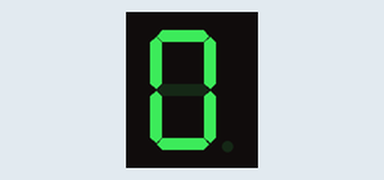
Simulated run of this sketch. Board: Arduino Uno, built with avr-gcc and run on an emulated ATmega328P. Parts: 1-digit seven-segment display. Wiring (inferred from the names in the program): 1-digit 7-segment display, segments lit when HIGH: segments pin 2, pin 3, pin 4, pin 5, pin 6, pin 8, pin 7. The segment pins are drawn as the display they are named for.

Above: at 0.1 s.
At 1.1 s:
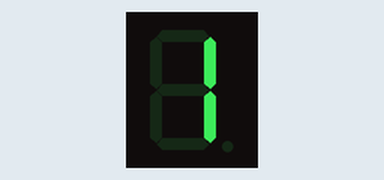
At 2.1 s:
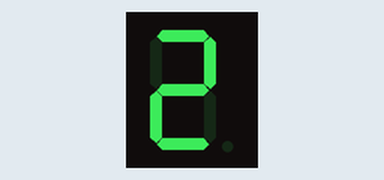
At 4.1 s:
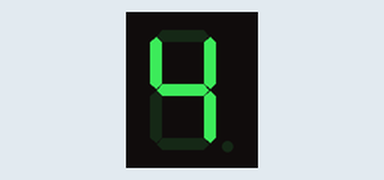
At 6.1 s:
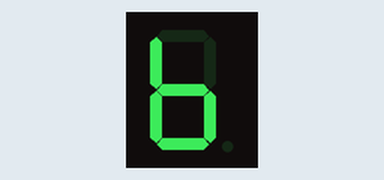
At 9.1 s:
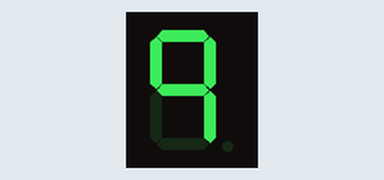

Measured:
- by itself, everything shown: repeats every 10.0 s, in 10 steps
- what the display in image 1 shows lasts 1.0 s, from 1.0 s to 2.0 s

The sketch:

sample8_1.ino
```cpp
// 핀 할당
int A = 2;
int B = 3;
int C = 4;
int D = 5;
int E = 6;
int F = 8;
int G = 7;
int led[7] = {A, B, C, D, E, F, G};
// 진리표
int digit[10][7] = {{1, 1, 1, 1, 1, 1, 0}, // 0
                    {0, 1, 1, 0, 0, 0, 0}, // 1
                    {1, 1, 0, 1, 1, 0, 1}, // 2
                    {1, 1, 1, 1, 0, 0, 1}, // 3
                    {0, 1, 1, 0, 0, 1, 1}, // 4
                    {1, 0, 1, 1, 0, 1, 1}, // 5
                    {0, 0, 1, 1, 1, 1, 1}, // 6
                    {1, 1, 1, 0, 0, 1, 0}, // 7
                    {1, 1, 1, 1, 1, 1, 1}, // 8
                    {1, 1, 1, 0, 0, 1, 1}}; // 9

void setup()
{
  // 각 포트를 출력 모드로 설정한다.
  pinMode(A, OUTPUT);
  pinMode(B, OUTPUT);
  pinMode(C, OUTPUT);
  pinMode(D, OUTPUT);
  pinMode(E, OUTPUT);
  pinMode(F, OUTPUT);
  pinMode(G, OUTPUT);
}
void loop()
{
  for (int i=0; i<10; i++) { // 0부터 9까지 숫자를 표시한다
    for (int j=0; j<7; j++) { // LED 7개를 조작
       digitalWrite(led[j], digit[i][j]); // 진리표에 맞게 LED를 켜고 끈다
    }
    delay(1000); // 1초간 대기
  }
}
```
